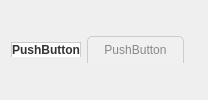
                           <widget class="QFrame" name="SendingChangingButtonFrame">
                            <property name="minimumSize">
                             <size>
                              <width>16</width>
                              <height>48</height>
                             </size>
                            </property>
                            <layout class="QHBoxLayout" name="horizontalLayout_6" stretch="1,1,8">
                             <item>
                              <widget class="QPushButton" name="FromLocal">
                               <property name="maximumSize">
                                <size>
                                 <width>16777215</width>
                                 <height>16777215</height>
                                </size>
                               </property>
                               <property name="styleSheet">
                                <string notr="true">QPushButton {
    background-color: white;
    border: 1px solid #cccccc;
    border-bottom: none;
    font-weight: bold;
    padding: 0.4em 1.2em;  /* 相对单位 */
    color: #333333;
    border-top-left-radius: 0.3em;
    border-top-right-radius: 0.3em;
}</string>
                               </property>
                               <property name="text">
                                <string>PushButton</string>
                               </property>
                              </widget>
                             </item>
                             <item>
                              <widget class="QPushButton" name="ToLocal">
                               <property name="maximumSize">
                                <size>
                                 <width>16777215</width>
                                 <height>16777215</height>
                                </size>
                               </property>
                               <property name="styleSheet">
                                <string notr="true">QPushButton {
    background-color: #f0f0f0;
    border: 1px solid #cccccc;
    border-bottom: none;
    color: #888888;
    padding: 6px 16px;
    border-top-left-radius: 5px;
    border-top-right-radius: 5px;
}</string>
                               </property>
                               <property name="text">
                                <string>PushButton</string>
                               </property>
                              </widget>
                             </item>
                             <item>
                              <widget class="QLabel" name="label">
                               <property name="text">
                                <string/>
                               </property>
                              </widget>
                             </item>
                            </layout>
                           </widget>
